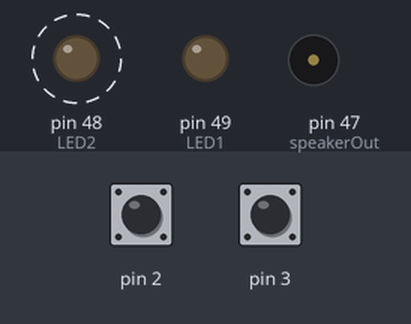
Bench run of a sketch on a simulated Arduino Mega 2560, built with avr-gcc and run on an emulated ATmega2560. On the bench: output pins drawn as LEDs (lit = HIGH), buzzer (waves = sounding). Dashed ring = blinking. Inputs (shaded band) come from the test bench; at power-on: pin 2 LOW, pin 3 LOW.

Above: at 1.2 s.
1.3 s: pin 2 driven HIGH
At 2.8 s:
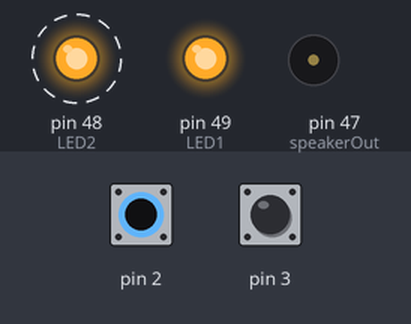
4.3 s: pin 3 pulsed HIGH 2 times (0.12 s each, 0.3 s apart)
At 5.0 s:
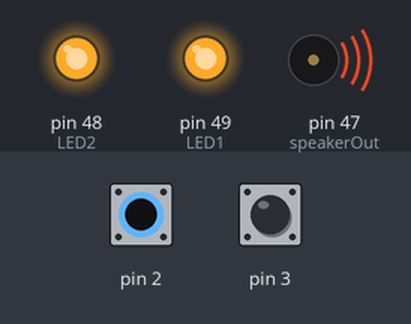
7.9 s: pin 2 pulsed LOW 2 times (0.12 s each, 0.3 s apart)
At 9.8 s:
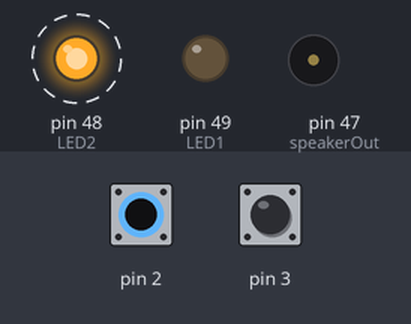
Timing chart, 0 to 16.9 s (numbered marks = the images above; inputs shaded):
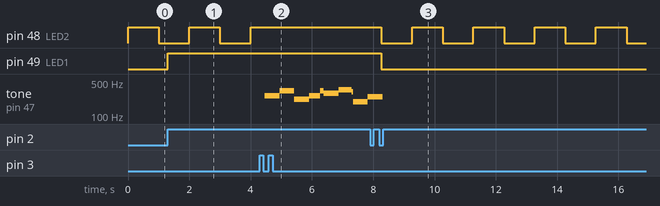

The sketch:

hw_interrupt_02.ino
```cpp
#define LED1 49
#define LED2 48
#define speakerOut 47
#define c3 7692 // 130 Hz
#define d3 6802 // 147 Hz
#define e3 6060 // 165 Hz
#define f3 5714 // 175 Hz
#define g3 5102 // 196 Hz
#define a3 4545 // 220 Hz
#define b3 4048 // 247 Hz
#define c4 3830 // 261 Hz
#define d4 3400 // 294 Hz
#define e4 3038 // 329 Hz
#define f4 2864 // 349 Hz
#define g4 2550 // 392 Hz
#define a4 2272 // 440 Hz
#define b4 2028 // 493 Hz
#define c5 1912 // 523 Hz
#define r1 0
int melody[] = {c4, c4, e4, e4, a3, a3, c4, e4, d4, d4, f4, f4, g3, g3, b3, b3, r1};
int beats[] = {22, 10, 22, 10, 22, 10, 24, 8, 22, 10, 22, 10, 22, 10, 22, 10, 16};
int MAX_MELODY = sizeof(melody)/2;
long tempo = 15000;
int pause = 10;
int tone_ = c4;
int beat = 0;
long duration = 0;
volatile unsigned long last_int_time = 0;
volatile unsigned long int_time;
volatile unsigned long last_int2_time = 0;
volatile unsigned long int2_time;
volatile int debounceGuard = 500;
volatile int state = LOW;
int d = 1000;
void setup(){
 pinMode(LED1, OUTPUT);
 pinMode(LED2, OUTPUT);

 pinMode(speakerOut,OUTPUT);

 attachInterrupt(0, ledToggle, RISING);
}
void loop(){
 led2Blink();
}
void led2Blink(){
 digitalWrite(LED2, HIGH);
 delay(d);
 digitalWrite(LED2, LOW);
 delay(d);
}
void ledToggle(){
 int_time = millis();
 if( int_time - last_int_time > debounceGuard ){
 state = !state;
 digitalWrite(LED1,state);
 if( state == HIGH ){
 attachInterrupt(1, playMusic, FALLING);
 }
 else{
 detachInterrupt(1);
 }

 last_int_time = int_time;
 }
}
void play_tone(){
 long elapsed_time = 0;
 if( tone_ > 0 ){
 while( elapsed_time < duration ){
 if( elapsed_time + tone_ <= duration ){
 digitalWrite(speakerOut,HIGH);
 delayMicroseconds(tone_ / 2);
 digitalWrite(speakerOut,LOW);
 delayMicroseconds(tone_ / 2);
 }
 elapsed_time += tone_;
 }
 }
 else{
 delayMicroseconds(duration);
 }
 delay(pause);
}
void playMusic(){
 int2_time = millis();
 if( int2_time - last_int2_time > debounceGuard ){
 for(int i = 0; i < MAX_MELODY ; i++ ){
 tone_ = melody[i];
 beat = beats[i];

 duration = beat * tempo;
 play_tone();
 }

 last_int2_time = int2_time;
 }
}
```

Measured:
- after the input at 1.3 s, pin 49 (LED1): LOW → HIGH at once
- after the input at 4.3 s, pin 48 (LED2): stays HIGH (without the input it goes to LOW after 0.70 s); tone on pin 47 (speakerOut): plays 260 Hz for 0.48 s, 328 Hz for 0.48 s, 220 Hz for 0.48 s, 260 Hz for 0.36 s, 328 Hz for 0.12 s, 293 Hz for 0.48 s … (10 notes in this stretch), starting after 0.17 s
- after the input at 7.9 s, pin 49 (LED1): HIGH → LOW after 0.37 s
